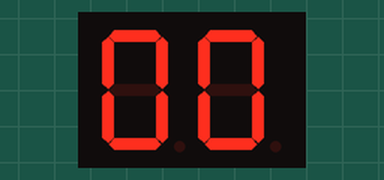
A sketch run on a simulated Arduino Uno, built with avr-gcc and run on an emulated ATmega328P. Parts: 2-digit seven-segment display. Wiring (inferred from the names in the program): 2-digit 7-segment display, segments lit when LOW: segments pin 16, pin 5, pin 4, pin 14, pin 12, pin 13, pin 0; digit selects pin 2, pin 15. The segment pins are drawn as the display they are named for.

Above: at 0.1 s.
At 4.6 s:
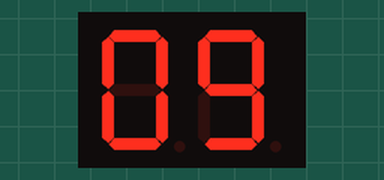
At 9.2 s:
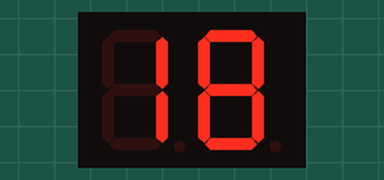
At 19.2 s:
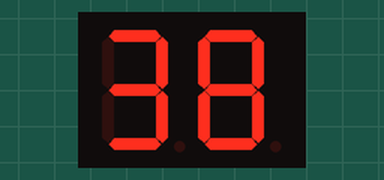
At 28.2 s:
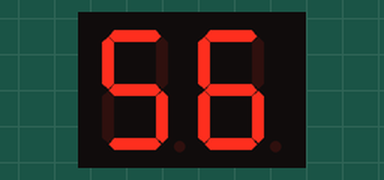
At 39.3 s:
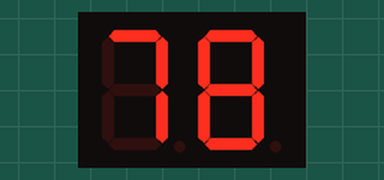

Measured:
- what the display in image 0 shows lasts 0.6 s, from 0.0 s to 0.6 s

The sketch:

ASM4_Basic.ino
```cpp
//Vo Tue Nam - CE140557
char a = 16;  //For displaying segment "a"

char b = 05;  //For displaying segment "b"

char c = 4;  //For displaying segment "c"

char d = 14;  //For displaying segment "d"

char e = 12;  //For displaying segment "e"

char f = 13;  //For displaying segment "f"

char g = 0;  //For displaying segment "g"

char LED1 = 02;   // For controlling LED 1: ones place

char LED2 = 15;   // For controlling LED 2: tens place

char i, k = 0; //biến chạy

int delayTime = 10; //delay in time between changes of the display


void setup() {

  pinMode(a, OUTPUT);

  pinMode(b, OUTPUT);

  pinMode(c, OUTPUT);

  pinMode(d, OUTPUT);

  pinMode(e, OUTPUT);

  pinMode(f, OUTPUT);

  pinMode(g, OUTPUT);

  pinMode(LED1, OUTPUT);

  pinMode(LED2, OUTPUT);

}


void DisplayDigit(char digit) {

  switch (digit) {

    case 0: //To display digit 0, turn all segments on except the segment g.

      digitalWrite(a, LOW);// turn the LED on

      digitalWrite(b, LOW);// turn the LED on

      digitalWrite(c, LOW);// turn the LED on

      digitalWrite(d, LOW);// turn the LED on

      digitalWrite(e, LOW);// turn the LED on

      digitalWrite(f, LOW);// turn the LED on

      digitalWrite(g, HIGH);// turn the LED off

      break;


    case 1:

      digitalWrite(a, HIGH);// turn the LED off

      digitalWrite(b, LOW);// turn the LED on

      digitalWrite(c, LOW);// turn the LED on

      digitalWrite(d, HIGH);// turn the LED off

      digitalWrite(e, HIGH);// turn the LED off

      digitalWrite(f, HIGH);// turn the LED off

      digitalWrite(g, HIGH);// turn the LED off

      break;


    case 2:

      digitalWrite(a, LOW);// turn the LED on

      digitalWrite(b, LOW);// turn the LED on

      digitalWrite(c, HIGH);// turn the LED off

      digitalWrite(d, LOW);// turn the LED on

      digitalWrite(e, LOW);// turn the LED on

      digitalWrite(f, HIGH);// turn the LED off

      digitalWrite(g, LOW);// turn the LED on

      break;


    case 3:

      digitalWrite(a, LOW);// turn the LED on

      digitalWrite(b, LOW);// turn the LED on

      digitalWrite(c, LOW);// turn the LED on

      digitalWrite(d, LOW);// turn the LED on

      digitalWrite(e, HIGH);// turn the LED off

      digitalWrite(f, HIGH);// turn the LED off

      digitalWrite(g, LOW);// turn the LED on

      break;


    case 4:

      digitalWrite(a, HIGH);// turn the LED off

      digitalWrite(b, LOW);// turn the LED on

      digitalWrite(c, LOW);// turn the LED on

      digitalWrite(d, HIGH);// turn the LED off

      digitalWrite(e, HIGH);// turn the LED off

      digitalWrite(f, LOW);// turn the LED on

      digitalWrite(g, LOW);// turn the LED on

      break;


    case 5:

      digitalWrite(a, LOW);// turn the LED on

      digitalWrite(b, HIGH);// turn the LED off

      digitalWrite(c, LOW);// turn the LED on

      digitalWrite(d, LOW);// turn the LED on

      digitalWrite(e, HIGH);// turn the LED off

      digitalWrite(f, LOW);// turn the LED on

      digitalWrite(g, LOW);// turn the LED on

      break;


    case 6:

      digitalWrite(a, LOW);// turn the LED on

      digitalWrite(b, HIGH);// turn the LED off

      digitalWrite(c, LOW);// turn the LED on

      digitalWrite(d, LOW);// turn the LED on

      digitalWrite(e, LOW);// turn the LED on

      digitalWrite(f, LOW);// turn the LED on

      digitalWrite(g, LOW);// turn the LED on

      break;


    case 7:

      digitalWrite(a, LOW);// turn the LED on

      digitalWrite(b, LOW);// turn the LED on

      digitalWrite(c, LOW);// turn the LED on

      digitalWrite(d, HIGH);// turn the LED off

      digitalWrite(e, HIGH);// turn the LED off

      digitalWrite(f, HIGH);// turn the LED off

      digitalWrite(g, HIGH);// turn the LED off

      break;


    case 8:

      digitalWrite(a, LOW);// turn the LED on

      digitalWrite(b, LOW);// turn the LED on

      digitalWrite(c, LOW);// turn the LED on

      digitalWrite(d, LOW);// turn the LED on

      digitalWrite(e, LOW);// turn the LED on

      digitalWrite(f, LOW);// turn the LED on

      digitalWrite(g, LOW);// turn the LED on

      break;


    case 9:

      digitalWrite(a, LOW);// turn the LED on

      digitalWrite(b, LOW);// turn the LED on

      digitalWrite(c, LOW);// turn the LED on

      digitalWrite(d, LOW);// turn the LED on

      digitalWrite(e, HIGH);// turn the LED off

      digitalWrite(f, LOW);// turn the LED on

      digitalWrite(g, LOW);// turn the LED on

      break;

  }

}

// Main function ------------

void loop() {

    i = 0; //This variable runs from 00 to 99

  k = 0; //Each number will be displayed for 25*5 = 125ms.

  while (i <= 99){

    while (k <= 24){

      //Displaying the tens place

      DisplayDigit(i / 10); // Integer division. E.g., 23/10 = 2

      digitalWrite(LED1, HIGH);

      digitalWrite(LED2, LOW);

      delay(delayTime);// wait for a second


      //Displaying the ones place

      DisplayDigit(i % 10); // Modulo division. E.g., 23%10 = 3

      digitalWrite(LED1, LOW);

      digitalWrite(LED2, HIGH);

      delay(delayTime);// wait for a second


      k++;

    }

    k = 0;

    i++;

  }

  i = 0;

}
```
